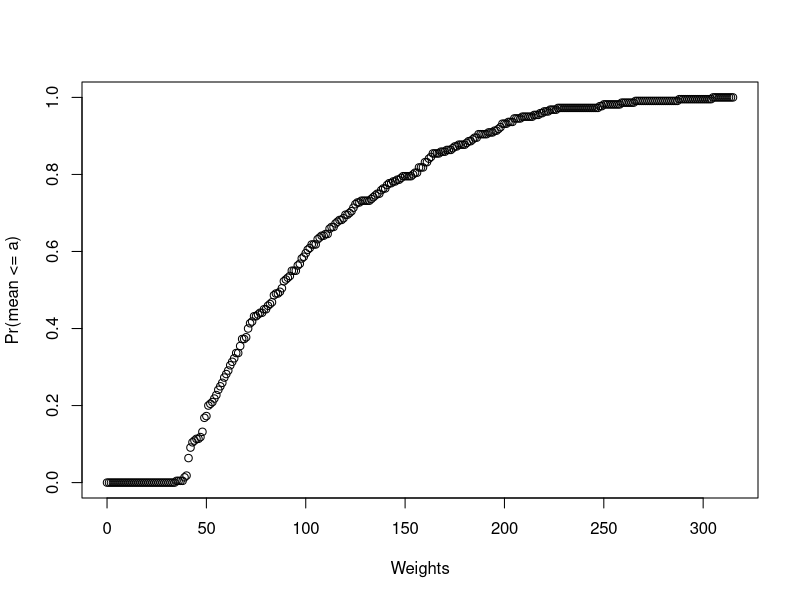

This chart was generated by the following R code: (Note: this script raises an error after producing the figure.)
# The addition Rule
# P(A or B) = P(A)+P(B)-P(A U B)

# The Monty Hall Problem

# Not switching
B <- 10000
stick <- replicate(B, {
  doors <- as.character(1:3)
  prize <- sample(c("car","goat","goat"))    # puts prizes in random order
  prize_door <- doors[prize == "car"]    # note which door has prize
  my_pick  <- sample(doors, 1)    # note which door is chosen
  show <- sample(doors[!doors %in% c(my_pick, prize_door)],1)    # open door with no prize that isn't chosen
  stick <- my_pick    # stick with original door
  stick == prize_door    # test whether the original door has the prize
})
mean(stick)    # probability of choosing prize door when sticking

# Switching doors
switch <- replicate(B, {
  doors <- as.character(1:3)
  prize <- sample(c("car","goat","goat"))    # puts prizes in random order
  prize_door <- doors[prize == "car"]    # note which door has prize
  my_pick  <- sample(doors, 1)    # note which door is chosen first
  show <- sample(doors[!doors %in% c(my_pick, prize_door)], 1)    # open door with no prize that isn't chosen
  switch <- doors[!doors%in%c(my_pick, show)]    # switch to the door that wasn't chosen first or opened
  switch == prize_door    # test whether the switched door has the prize
})
mean(switch)

# CDF and empirical CDF (eCDF)

data(ChickWeight)
summary(ChickWeight)
ChickWeight$DIet <- as.factor(ChickWeight$Diet)
x <-subset(ChickWeight,Diet == 1); x2 <- x$weight
# defining the eCDF function
ecdf <- function(a) mean(x2<=a)
# for any given value of a, we get the proportion of values smaller or equal to a

# We can ask what is the probability of finding a chicken weighing over 135g.
# We simply subtract:
1 - ecdf(135) # 0.2545455
# Plot showing CDF for chicken weights for diet(1)
test <- sapply(0:315,ecdf)
plot(0:315,test, xlab = "Weights", ylab ="Pr(mean <= a)")

# Theoretical Distribution

# The cumulative distribution for the normal distribution is defined by a formula
# A random, continuous quantity is normally distributed with mean and sd
# if its probability distribution is defined by F(a) = pnorm(a, mean,sd)
1 -pnorm(135,mean(x2),sd(x2)) # [1] 0.283978 similar to 1 - ecdf(135)

# We define probability for continuous vars in intervals as the probability of an exact
# value is not defined. 
# Discretization: transforming a continuous var, model or function into a discrete form
# For example, the chicken weights are continuous but displayed as whole numbers.

# Probability Density

# The probability density at x is defined as the function f(x) such that the probability 
# distribution F(a), which is the probability of x being less than or equal to a
# is the integral of all values up to a of f(x)*d(x)

dnorm() #density distribution
# Plotting the density curve for the normal distribution
# dnorm(z)is the probability density of a certain z-score, using a range of z-scores
# we can plot the PDF
library(ggplot2)
z <- seq(-4,4,length = 150)
df<- data.frame(z,f=dnorm(z))
ggplot(df,aes(z,f)) + geom_line()

# dnorm() gives densities for the standard normal distribution by default.
# Probabilities for alternative normal distr. with mean mu and sd sigma can
# be evaluated with: 
dnorm(z,mu,sigma)

# Generating normally distributed data

data(ChickWeight)
ChickWeight$DIet <- as.factor(ChickWeight$Diet)
x <-subset(ChickWeight,Diet == 1); x2 <- x$weight
n <- length(x2)
avg <- mean(x2)
s <- sd(x2)
sim_heights <- rnorm(n,avg,s)
hist(sim_heights,col="royalblue", breaks = seq(floor(min(sim_heights)),ceiling(max(sim_heights)),by = 15))

# Running MC simulation to find chicken with weight > 315 g

B <- 10000
heaviest <- replicate(B,{
  sim_chickwgt <- rnorm(800,avg,s)
  max(sim_chickwgt)
})
mean(heaviest >= 315)
# [1] 0.07

hist(heaviest, col = "royalblue")

# Other distributions
# We have the student-t, chi-square,exponential, gamma, beta
# functions in R: q - quantile, p - prob, d-density, r-random
